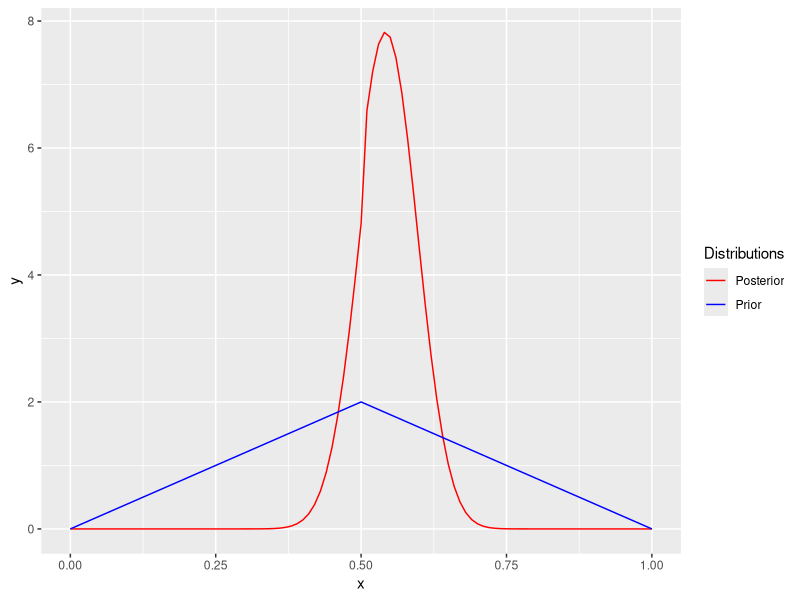
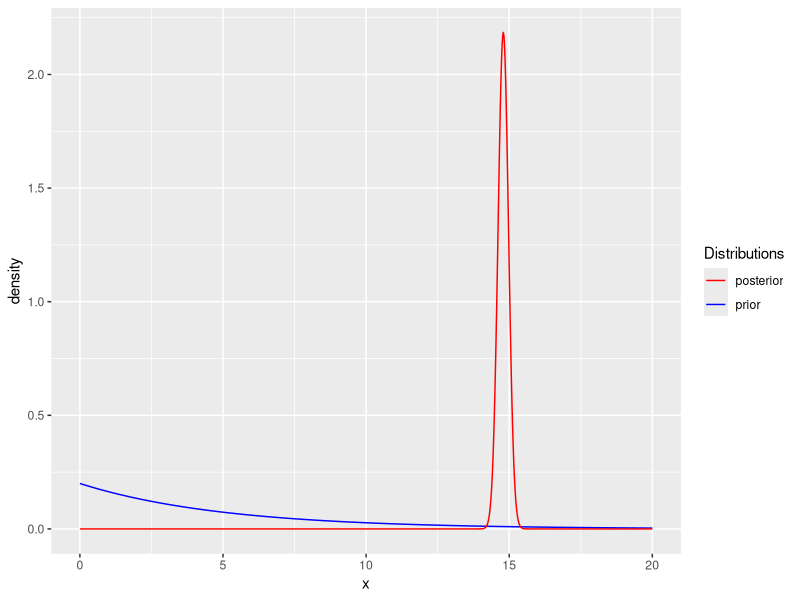

Write R code to recreate these figures, in order.
library(ggplot2)

# Problem 2
prior = function(theta) {
  ifelse(theta>=0 & theta <=0.5, 4*theta, ifelse(theta > 0.5 & theta <= 1, 4-4*theta,0))
}

likelihood = function(theta, n, success){theta^success*(1-theta)^(n-success)}

marginal_y = function(theta) {
  ifelse(theta>=0 & theta <=0.5, choose(82,45)*4*theta*likelihood(theta,82,45), 
  ifelse(theta > 0.5 & theta <= 1, choose(82,45)*(4-4*theta)*likelihood(theta,82,45),0))
}

posterior_R1 = function(theta) {dbeta(theta,45+2,82-45+1)}
a = integrate(posterior_R1,0,.5)$value
posterior_R2 = function(theta) {dbeta(theta,45+1,82-45+2)}
b = integrate(posterior_R2,0.5,1)$value
c1 = a/(a+b)
c2 = 1-c1

posterior = function(theta) {
  ifelse(theta>=0 & theta <=0.5, (c1/a)*dbeta(theta,45+2,82-45+1),
  ifelse(theta > 0.5 & theta <= 1, (c2/b)*dbeta(theta,45+1,82-45+2),0))
}

integrate(posterior, 0,1)

posterior_mean = function(theta) {
  ifelse(theta>=0 & theta <=0.5, theta*(c1/a)*dbeta(theta,45+2,82-45+1),
  ifelse(theta > 0.5 & theta <= 1, theta*(c2/b)*dbeta(theta,45+1,82-45+2),0))
}

mean = integrate(posterior_mean, 0,1)$value

posterior_second_moment = function(theta) {
  ifelse(theta>=0 & theta <=0.5, theta^2*(c1/a)*dbeta(theta,45+2,82-45+1),
  ifelse(theta > 0.5 & theta <= 1, theta^2*(c2/b)*dbeta(theta,45+1,82-45+2),0))
}

variance = integrate(posterior_second_moment,0,1)$value - mean^2

ggplot(data.frame(x=c(0, 1)), aes(x)) + stat_function(fun=posterior, aes(colour="Posterior")) + stat_function(fun=prior, aes(colour="Prior"))+
  scale_colour_manual("Distributions", values = c("red", "blue"))

# Question 3
# prior distribution of the mean - exponential with rate parameter = 1/5
x = seq(0, 20, length=1000)
density = dexp(x, rate = 1/5)
m = ((120*14.8)/4 - .2)/(120/4)
v = 4/120
posterior = dnorm(x, mean=m, sd = sqrt(v))
df = data.frame(cbind(x,density, posterior))
ggplot(df, aes(x)) + geom_line(aes(y=density, colour="prior")) + geom_line(aes(y=posterior, color="posterior"))+
  scale_colour_manual("Distributions", values = c("red", "blue"))
